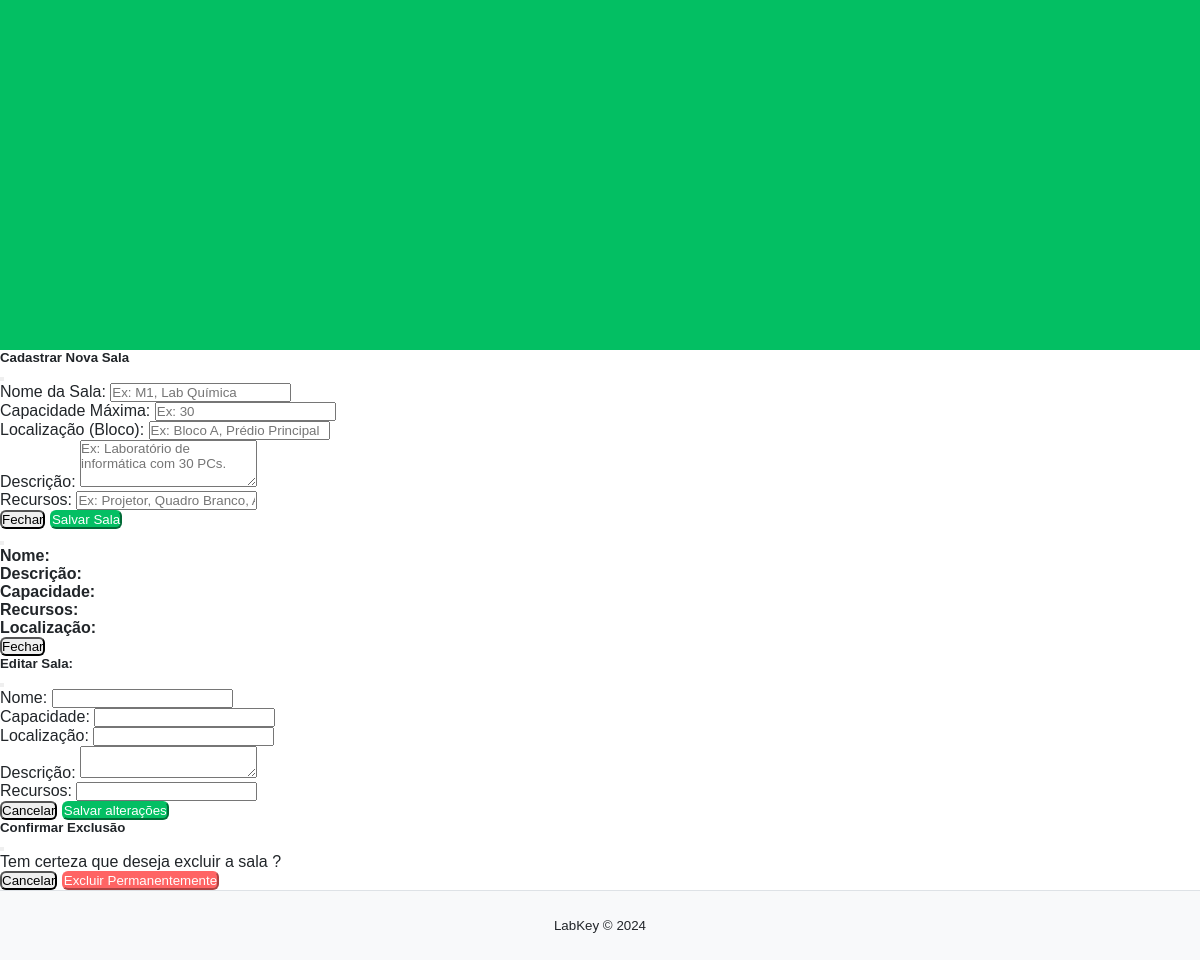
Before: /salas (signed in, lower part) with the older database file.
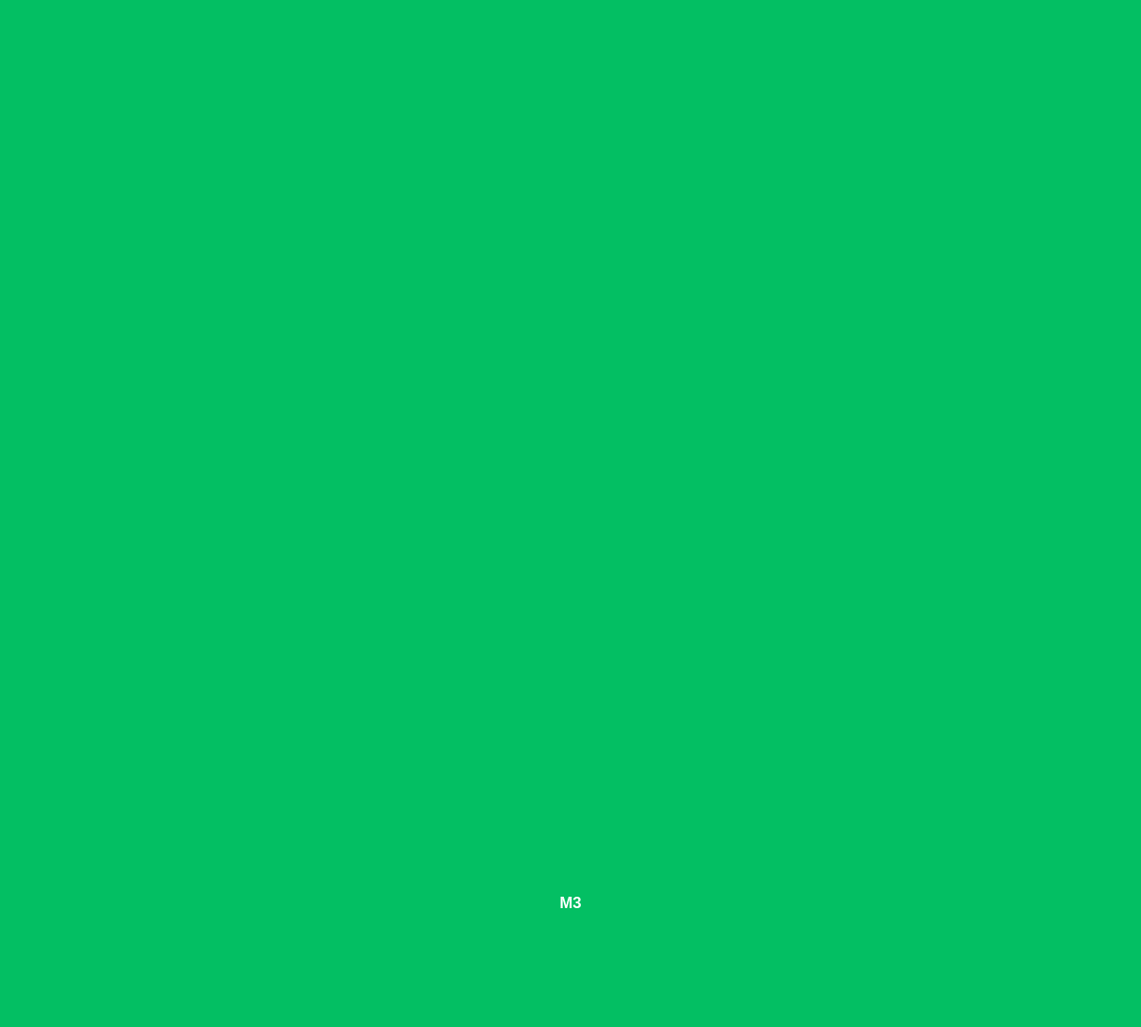
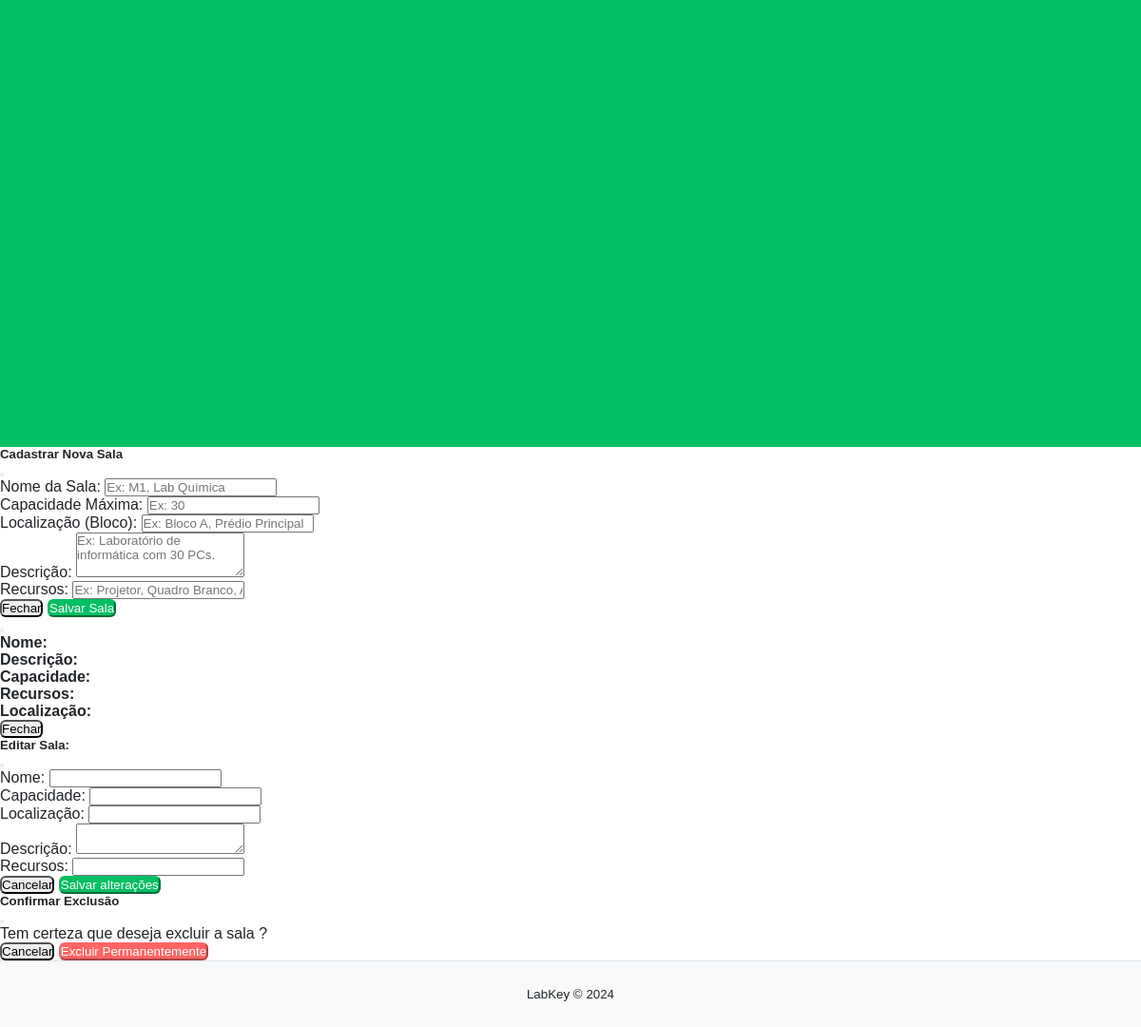
After: the same page with the newer database file (2 pictures, top to bottom).
### models/models.py (models this page shows)
class SalaBase(SQLModel):
    nome: str = Field(unique=True, index=True, description="Nome identificador da sala")
    descricao: Optional[str] = Field(default=None, description="Descrição da sala")
    capacidade: int = Field(description="Capacidade máxima de pessoas")
    localizacao: Optional[str] = Field(default=None, description="Localização física da sala") # Opcional
    recursos: Optional[str] = Field(default=None, description="Equipamentos ou recursos disponíveis") # Opcional

class Sala(SalaBase, table=True):
    id: Optional[int] = Field(default=None, primary_key=True)
    reservas: List["Reserva"] = Relationship(back_populates="sala")

### main.py (the view)
@app.get("/salas", summary="Página de Salas")
def salas_page(request: Request, session: Session = Depends(get_session)):
    if "usuario_id" not in request.session:
        return RedirectResponse(url="/login", status_code=status.HTTP_303_SEE_OTHER)
    nome = request.session.get("nome")
    tipo = request.session.get("tipo_usuario")
    salas = session.exec(select(Sala)).all()
    return templates.TemplateResponse("salas.html", {"request": request, "nome": nome, "tipo_usuario": tipo, "salas": salas})

### templates/salas.html (shortened to what the changed rows need)
{% extends "base_dashboard.html" %} {% block content %}
<div class="container my-5">
  <div class="row row-cols-2 row-cols-md-3 row-cols-lg-5 g-4">
    {% for sala in salas %}
    <div class="col">
      <div
        class="card card-sala text-center border-0"
        style="cursor: pointer; min-height: 150px"
        data-sala-id="{{ sala.id }}"
        data-sala-nome="{{ sala.nome }}"
        data-sala-capacidade="{{ sala.capacidade }}"
        data-sala-localizacao="{{ sala.localizacao or 'Não Informada' }}"
        data-sala-recursos="{{ sala.recursos or 'Nenhum' }}"
        data-sala-descricao="{{ sala.descricao or 'Nenhuma descrição fornecida.' }}"
        data-coreui-toggle="modal"
        data-coreui-target="#modalDetalhesSala"
      >
        <div class="card-body d-flex align-items-center justify-content-center">
          <h5 class="card-title mb-0 text-white">{{ sala.nome }}</h5>
        </div>
      </div>
    </div>
    {% endfor %}
  </div>
</div>
{% endblock %}

Changed rows visible on the page:
added Sala: nome "M3"
